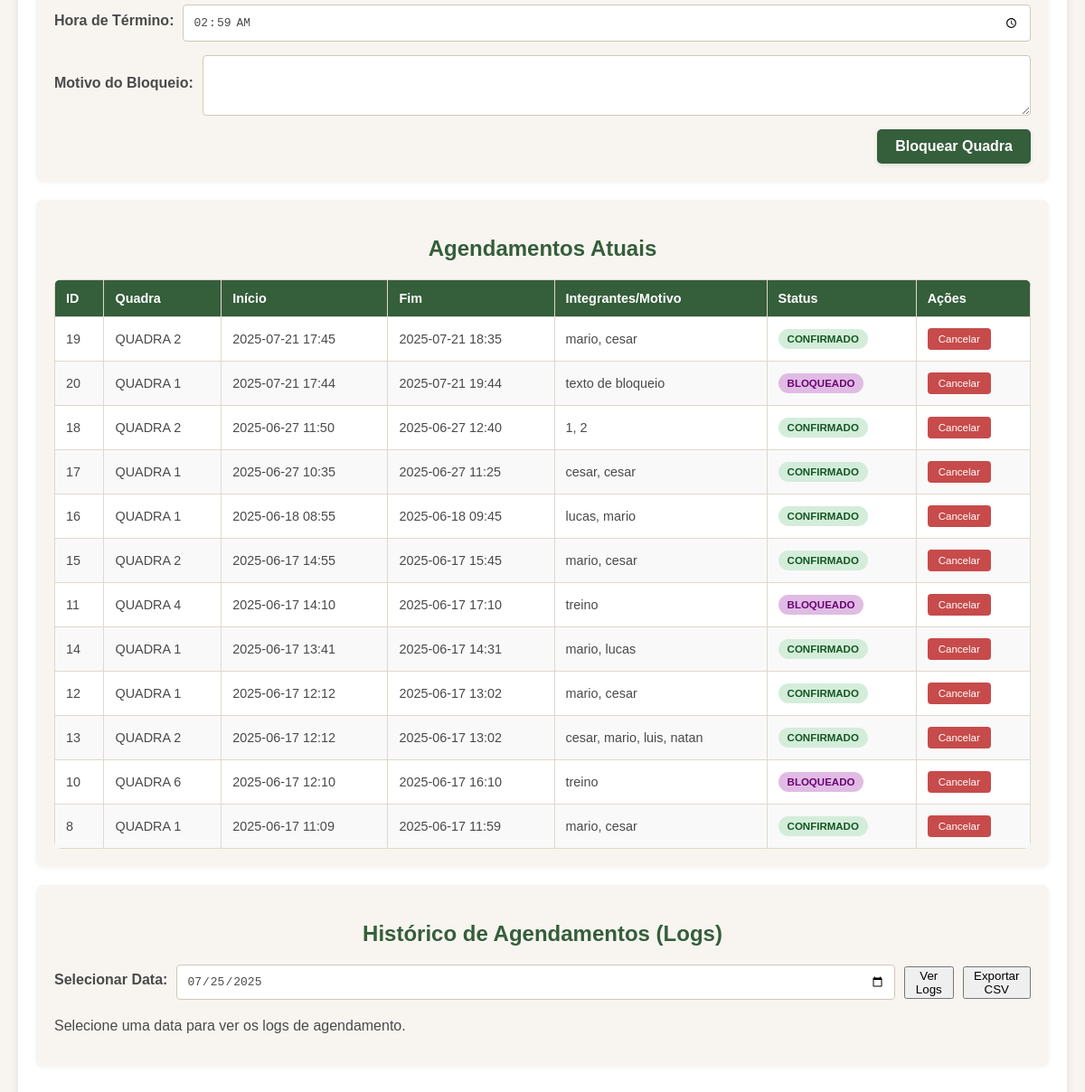
Page /admin (signed in, lower part) on the earlier database version.
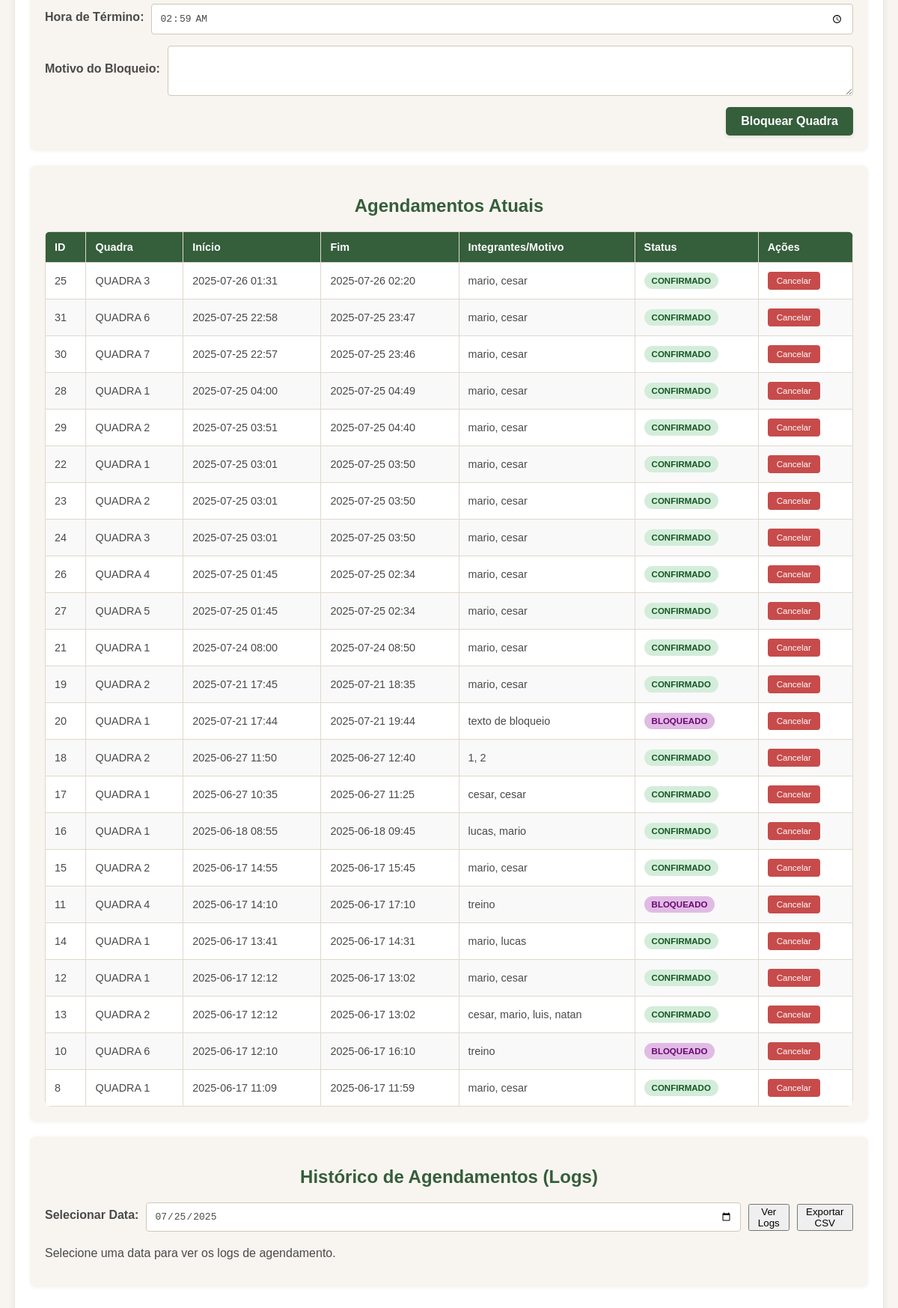
Same page on the later database version.
### tables this page shows
CREATE TABLE bookings (
            id INTEGER PRIMARY KEY AUTOINCREMENT,
            courtId TEXT NOT NULL,
            startTime TEXT NOT NULL,
            endTime TEXT NOT NULL,
            players TEXT NOT NULL, -- Armazenado como JSON string
            status TEXT NOT NULL,
            bookedBy TEXT,
            isBlockBooking INTEGER NOT NULL, -- 0 para False, 1 para True
            blockBookingReason TEXT,
            createdAt TEXT NOT NULL
        );

### app.py (the view, shortened to what this page needs)
@app.route('/admin', methods=['GET', 'POST'])
@login_required
@role_required(['admin'])
def admin_panel():
    settings = get_settings_db()
    all_bookings = get_bookings_db()
    all_bookings.sort(key=lambda x: x['startTime'], reverse=True) # Mais recente primeiro
    all_users = get_all_users()
    courts = [f"QUADRA {i + 1}" for i in range(7)]
    current_date = datetime.now().strftime('%Y-%m-%d')
    current_time = datetime.now().strftime('%H:%M')
    one_hour_later = (datetime.now() + timedelta(hours=1)).strftime('%H:%M')
    return render_template('admin.html', settings=settings, bookings=all_bookings, courts=courts,
                           current_date=current_date, current_time=current_time, one_hour_later=one_hour_later, all_users=all_users)

### app.py (called while the page is built, shortened)
def get_db():
    if 'db' not in g:
        g.db = sqlite3.connect(DB_FILE, check_same_thread=False)
        g.db.row_factory = sqlite3.Row # Configura o cursor para retornar linhas como objetos Row
    return g.db

def get_user_by_id(user_id):
    conn = get_db()
    cursor = conn.cursor()
    cursor.execute("SELECT id, username, password_hash, role FROM users WHERE id = ?", (user_id,))
    return cursor.fetchone()

def get_all_users():
    conn = get_db()
    cursor = conn.cursor()
    cursor.execute("SELECT id, username, role FROM users ORDER BY username ASC")
    return cursor.fetchall()

def get_settings_db():
    conn = get_db()
    cursor = conn.cursor()
    cursor.execute("SELECT value FROM settings WHERE key = 'bookingDurationMinutes'")
    result = cursor.fetchone()
    return {"bookingDurationMinutes": int(result[0])} if result else {"bookingDurationMinutes": 50}

@app.before_request
def load_logged_in_user():
    user_id = session.get('user_id')
    if user_id is None:
        g.user = None
    else:
        g.user = get_user_by_id(user_id)

def login_required(view):
    @wraps(view)
    def wrapped_view(**kwargs):
        if g.user is None:
            flash("Você precisa estar logado para acessar esta página.", "error")
            return redirect(url_for('login'))
        return view(**kwargs)
    return wrapped_view

def role_required(roles):
    def decorator(view):
        @wraps(view)
        def wrapped_view(**kwargs):
            if not g.user: # Not logged in
                flash("Você precisa estar logado para acessar esta página.", "error")
                return redirect(url_for('login'))
            return view(**kwargs)
        return wrapped_view
    return decorator

### templates/admin.html (shortened to what this page needs)
<!DOCTYPE html>
<html lang="pt-BR">
<head>
</head>
<body>
    <div class="container">
        <div class="section-card">
            <form action="{{ url_for('admin_panel') }}" method="post">
                <div class="form-group">
                    <label for="block_end_time">Hora de Término:</label>
                    <input type="time" id="block_end_time" name="block_end_time" value="{{ one_hour_later }}" required>
                </div>
                <div class="form-group">
                    <label for="block_reason">Motivo do Bloqueio:</label>
                    <textarea id="block_reason" name="block_reason" rows="3" required></textarea>
                </div>
                <div class="button-group">
                    <button type="submit" name="block_court" class="submit">Bloquear Quadra</button>
                </div>
            </form>
        </div>
        <div class="section-card">
            <h2>Agendamentos Atuais</h2>
            {% if bookings %}
            <table>
                <thead>
                    <tr>
                        <th>ID</th>
                        <th>Quadra</th>
                        <th>Início</th>
                        <th>Fim</th>
                        <th>Integrantes/Motivo</th>
                        <th>Status</th>
                        <th>Ações</th>
                    </tr>
                </thead>
                <tbody>
                    {% for booking in bookings %}
                    <tr>
                        <td>{{ booking.id }}</td>
                        <td>{{ booking.courtId }}</td>
                        <td>{{ booking.startTime.strftime('%Y-%m-%d %H:%M') }}</td>
                        <td>{{ booking.endTime.strftime('%Y-%m-%d %H:%M') }}</td>
                        <td>
                            {% if booking.isBlockBooking %}
                                {{ booking.blockBookingReason }}
                            {% else %}
                                {{ ', '.join(booking.players) }}
                            {% endif %}
                        </td>
                        <td>
                            <span class="status-tag
                                {% if booking.isBlockBooking %}status-block-booking
                                {% elif booking.status == 'confirmed' %}status-confirmed
                                {% elif booking.status == 'playing' %}status-playing
                                {% elif booking.status == 'provisional' %}status-alert-yellow
                                {% endif %}">
                                {% if booking.isBlockBooking %}BLOQUEADO
                                {% elif booking.status == 'confirmed' %}CONFIRMADO
                                {% elif booking.status == 'playing' %}EM JOGO
                                {% elif booking.status == 'provisional' %}PROVISÓRIO
                                {% endif %}
                            </span>
                        </td>
                        <td>
                            <form action="{{ url_for('admin_panel') }}" method="post" style="display:inline-block;">
                                <button type="submit" name="cancel_booking" class="action-button-table delete">Cancelar</button>
                            </form>
                        </td>
                    </tr>
                    {% endfor %}
                </tbody>
            </table>
            {% else %}
            <p>Nenhum agendamento encontrado.</p>
            {% endif %}
        </div>
        <div class="section-card">
            <h2>Histórico de Agendamentos (Logs)</h2>
            <div class="form-group">
                <label for="logDate">Selecionar Data:</label>
                <input type="date" id="logDate" value="{{ current_date }}">
                <button type="button" class="submit" onclick="fetchDailyLogs()">Ver Logs</button>
                <button type="button" class="submit" onclick="exportDailyLogsCsv()">Exportar CSV</button>
            </div>
            <div id="logsDisplay" style="margin-top: 20px;">
                <p>Selecione uma data para ver os logs de agendamento.</p>
            </div>
        </div>
    </div>
</body>
</html>

### templates/admin.html (style rules this page uses)
:root { --color-primary-green: #355E3B; --color-darker-green-hover: #2D4C3A; --color-lighter-green-action: #5BA85C; --color-even-lighter-green-hover: #4F9A51; --color-red-delete: #C74B4B; --color-darker-red-hover: #B03A3A; --color-yellow-archive: #E6B300; --color-darker-yellow-hover: #CC9900; --color-blue-info: #3498db; --color-darker-blue-info-hover: #2A7ABA; --color-background-offwhite: #F8F5F0; --color-text-darkgray: #4A4A4A; --color-card-background: #ffffff; --color-border-beige: #E0D8CC; --color-input-border: #D1C7B7; --message-success-bg: #d4edda; --message-success-text: #155724; --message-error-bg: #f8d7da; --message-error-text: #721c24; --status-confirmed-bg: #d4edda; --status-confirmed-text: #155724; --status-playing-bg: #cceeff; --status-playing-text: #0056b3; --status-alert-yellow-bg: #fff3cd; --status-alert-yellow-text: #856404; --status-alert-red-bg: #f8d7da; --status-alert-red-text: #721c24; --status-block-booking-bg: #e0bbe4; --status-block-booking-text: #6a0572; }
body { font-family: Arial, sans-serif; margin: 0; padding: 20px; background-color: var(--color-background-offwhite); color: var(--color-text-darkgray); }
.container { max-width: 1200px; margin: auto; background-color: var(--color-card-background); padding: 20px; border-radius: 8px; box-shadow: 0 2px 10px rgba(0, 0, 0, 0.1); }
h1, h2, h3 { color: var(--color-primary-green); text-align: center; margin-bottom: 20px; }
.section-card { background-color: var(--color-background-offwhite); padding: 20px; border-radius: 8px; margin-bottom: 20px; box-shadow: 0 1px 5px rgba(0, 0, 0, 0.05); }
.form-group { margin-bottom: 15px; display: flex; align-items: center; gap: 10px; }
.form-group label { display: block; margin-bottom: 5px; font-weight: bold; color: var(--color-text-darkgray); flex-shrink: 0; }
.form-group input[type="text"], .form-group input[type="number"], .form-group input[type="time"], .form-group input[type="date"], .form-group select, .form-group textarea { width: 100%; padding: 10px; border: 1px solid var(--color-input-border); border-radius: 4px; box-sizing: border-box; font-size: 1em; color: var(--color-text-darkgray); background-color: var(--color-card-background); }
.button-group { text-align: right; margin-top: 15px; }
.button-group button { padding: 10px 20px; border: none; border-radius: 5px; cursor: pointer; font-size: 16px; font-weight: bold; margin-left: 10px; box-shadow: 0 2px 4px rgba(0,0,0,0.1); }
.button-group button.submit { background-color: var(--color-primary-green); color: white; }
table { width: 100%; border-collapse: collapse; margin-top: 20px; background-color: var(--color-card-background); border-radius: 8px; overflow: hidden; }
th, td { border: 1px solid var(--color-border-beige); padding: 12px; text-align: left; font-size: 0.9em; color: var(--color-text-darkgray); }
th { background-color: var(--color-primary-green); color: white; font-weight: bold; }
tr:nth-child(even) { background-color: #f9f9f9; }
.status-tag { padding: 5px 10px; border-radius: 15px; font-weight: bold; font-size: 0.8em; display: inline-block; }
.status-confirmed { background-color: var(--status-confirmed-bg); color: var(--status-confirmed-text); }
.status-block-booking { background-color: var(--status-block-booking-bg); color: var(--status-block-booking-text); }
.action-button-table { background-color: var(--color-blue-info); color: white; border: none; padding: 6px 12px; border-radius: 4px; cursor: pointer; font-size: 0.8em; transition: background-color 0.2s ease; }
.action-button-table.delete { background-color: var(--color-red-delete); }

Differences in the rows shown:
added bookings: id "25", courtId "QUADRA 3", startTime "2025-07-26 01:31", endTime "2025-07-26 02:20", players "mario, cesar", isBlockBooking "CONFIRMADO"
added bookings: id "31", courtId "QUADRA 6", startTime "2025-07-25 22:58", endTime "2025-07-25 23:47", players "mario, cesar", isBlockBooking "CONFIRMADO"
added bookings: id "30", courtId "QUADRA 7", startTime "2025-07-25 22:57", endTime "2025-07-25 23:46", players "mario, cesar", isBlockBooking "CONFIRMADO"
added bookings: id "28", courtId "QUADRA 1", startTime "2025-07-25 04:00", endTime "2025-07-25 04:49", players "mario, cesar", isBlockBooking "CONFIRMADO"
added bookings: id "29", courtId "QUADRA 2", startTime "2025-07-25 03:51", endTime "2025-07-25 04:40", players "mario, cesar", isBlockBooking "CONFIRMADO"
added bookings: id "22", courtId "QUADRA 1", startTime "2025-07-25 03:01", endTime "2025-07-25 03:50", players "mario, cesar", isBlockBooking "CONFIRMADO"
added bookings: id "23", courtId "QUADRA 2", startTime "2025-07-25 03:01", endTime "2025-07-25 03:50", players "mario, cesar", isBlockBooking "CONFIRMADO"
added bookings: id "24", courtId "QUADRA 3", startTime "2025-07-25 03:01", endTime "2025-07-25 03:50", players "mario, cesar", isBlockBooking "CONFIRMADO"
added bookings: id "26", courtId "QUADRA 4", startTime "2025-07-25 01:45", endTime "2025-07-25 02:34", players "mario, cesar", isBlockBooking "CONFIRMADO"
added bookings: id "27", courtId "QUADRA 5", startTime "2025-07-25 01:45", endTime "2025-07-25 02:34", players "mario, cesar", isBlockBooking "CONFIRMADO"
added bookings: id "21", courtId "QUADRA 1", startTime "2025-07-24 08:00", endTime "2025-07-24 08:50", players "mario, cesar", isBlockBooking "CONFIRMADO"
